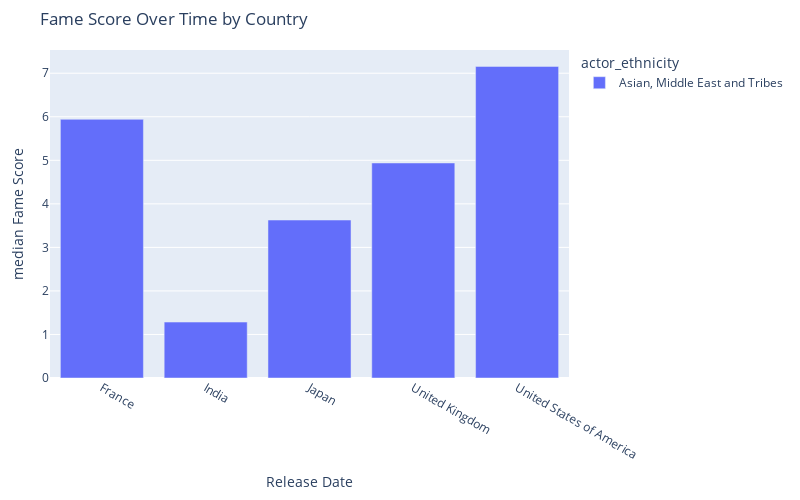

The cell this chart's notebook holds for it:
### Markdown cell above
For this reason, we are plotting the median fame score by country specifically for individuals of Asian ethnicity.

### Code cell
median_country = actor_country[['country','fameScore','actor_ethnicity']].groupby(by=['actor_ethnicity','country'],as_index=False).agg('median')
median_country = median_country[median_country['actor_ethnicity']=='Asian, Middle East and Tribes']
median_country
# Create a line plot
fig = px.bar(
    median_country,
    x='country',  # Assuming release_date is in a datetime format
    y='fameScore',
    color='actor_ethnicity',
    labels={'fameScore': 'Fame Score'},
    title='Fame Score Over Time by Country',
)

# Update layout parameters
fig.update_layout(
    width=800,
    height=500,
    margin=dict(l=50, r=50, b=50, t=50),
    xaxis_title='Release Date',
    yaxis_title='median Fame Score',
)

fig.show()

### Figure 1 — Plotly figure (JSON) as saved in the notebook; plotly's stock layout.template omitted (floating-point values rounded to 4 significant figures)
{"data": [{"alignmentgroup": "True", "hovertemplate": "actor_ethnicity=Asian, Middle East and Tribes<br>country=%{x}<br>Fame Score=%{y}<extra></extra>", "legendgroup": "Asian, Middle East and Tribes", "marker": {"color": "#636efa", "pattern": {"shape": ""}}, "name": "Asian, Middle East and Tribes", "offsetgroup": "Asian, Middle East and Tribes", "orientation": "v", "showlegend": true, "textposition": "auto", "type": "bar", "x": ["France", "India", "Japan", "United Kingdom", "United States of America"], "xaxis": "x", "y": [5.941, 1.285, 3.628, 4.939, 7.157], "yaxis": "y"}], "layout": {"barmode": "relative", "height": 500, "legend": {"title": {"text": "actor_ethnicity"}, "tracegroupgap": 0}, "margin": {"b": 50, "l": 50, "r": 50, "t": 50}, "title": {"text": "Fame Score Over Time by Country"}, "width": 800, "xaxis": {"anchor": "y", "domain": [0, 1], "title": {"text": "Release Date"}}, "yaxis": {"anchor": "x", "domain": [0, 1], "title": {"text": "median Fame Score"}}}}
